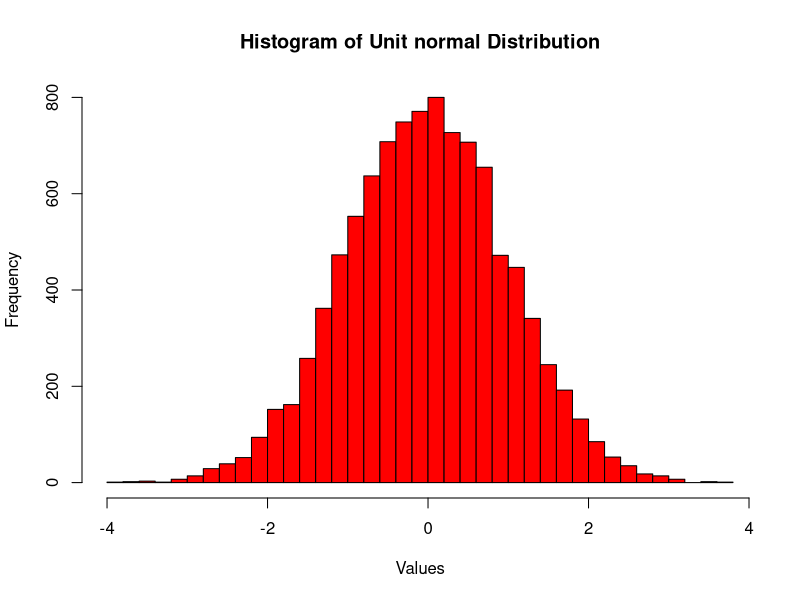

Reproduce this figure in R.
#5.(a) Generate 10000 data points from a unit normal distribution and plot the histogrm of the data.

data=rnorm(10000,mean=0,sd=1)
print(data)
hist(data,breaks=30,col="red",main="Histogram of Unit normal Distribution",xlab="Values")


#(b) Compute the mean of the above data and print it on the screen.

mean(data)
